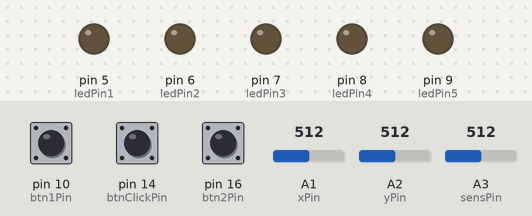
The sketch below on a simulated Arduino Leonardo, built with avr-gcc and run on an emulated ATmega32U4. Parts: output pins drawn as LEDs (lit = HIGH). The test bench sets the inputs (shaded band); at power-on: pin 10 (btn1Pin) HIGH, pin 16 (btn2Pin) HIGH, pin 14 (btnClickPin) LOW, A1 (xPin) = 512, A2 (yPin) = 512, A3 (sensPin) = 512. USB keyboard and mouse output is not drawn; what the sketch prints to the serial monitor is not drawn.

Above: at 2.2 s.
2.3 s: pin 10 (btn1Pin) pulled LOW for 0.15 s
At 2.8 s:
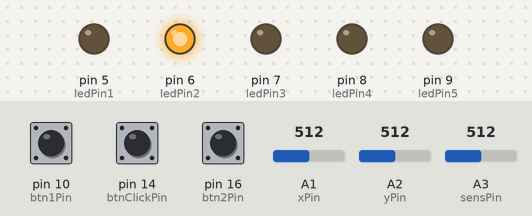
3.9 s: pin 16 (btn2Pin) pulled LOW for 0.15 s
At 5.2 s:
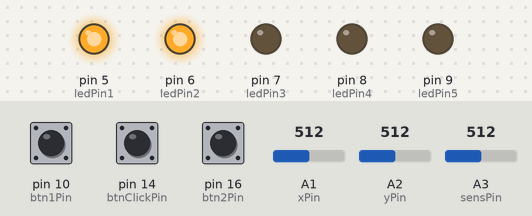
5.5 s: pin 10 (btn1Pin) pulled LOW for 1 s
At 6.5 s:
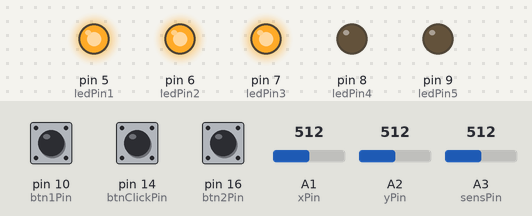
8.0 s: pin 16 (btn2Pin) pulled LOW for 1 s
At 8.8 s:
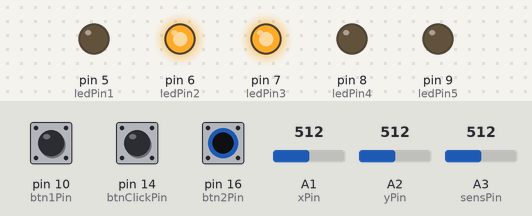
10.5 s: pin 10 (btn1Pin) pulled LOW for 0.15 s
At 11.5 s:
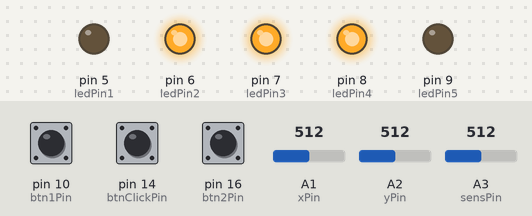
12.1 s: pin 16 (btn2Pin) pulled LOW for 0.15 s
At 13.5 s:
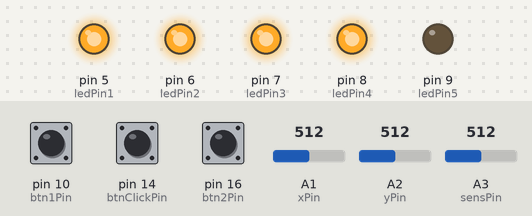
Timing chart, 0 to 14.8 s (numbered marks = the images above; inputs shaded):
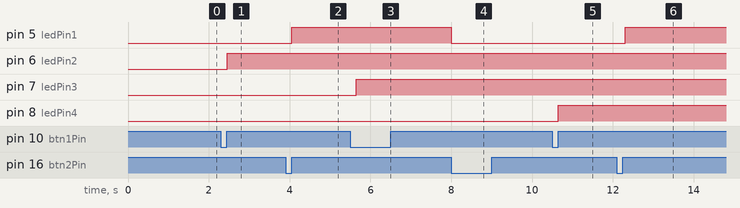

The sketch:

JoystickPrueba.ino
```cpp
//libreria utilizada
#include "Mouse.h"

//Joystick_Pin
int yPin = A2;
int xPin = A1;

//Switch click change
int btn1Pin = 10;
bool btn1Pressed = false;

//sensibility
int sensPin = A3;

//Switch on/off
int btn2Pin = 16;
bool btn2Pressed = false;

//Switch click
int btnClickPin = 14;


bool enableMouse = false;

//Joystick_Movement
int yZero, xZero;
int yValue, xValue;
int sensValue;
int yMov, xMov;
int mouseClick = 0;
int stateClick = 0;

//define el valor del smoothing
int smoothing = 1;

//Leds
int ledPin1 = 5;
int ledPin2 = 6;
int ledPin3 = 7;
int ledPin4 = 8;
int ledPin5 = 9;

void setup() {

  Serial.begin(9600);
  pinMode(xPin, INPUT);
  pinMode(yPin, INPUT);
  pinMode(btn1Pin, INPUT_PULLUP);
  pinMode(btn2Pin, INPUT_PULLUP);
  pinMode(sensPin, INPUT);
  //digitalWrite(btn1Pin, HIGH);
  delay(1000);
  yZero = analogRead(yPin);
  xZero = analogRead(xPin);
  xValue = 0;
  yValue = 0;

   //Definimos el estado de los Pines de los leds
   pinMode(ledPin1 , OUTPUT);
   pinMode(ledPin2 , OUTPUT);
   pinMode(ledPin3 , OUTPUT);
   pinMode(ledPin4 , OUTPUT);
   pinMode(ledPin5 , OUTPUT);

  //Apagamos todos los leds
  digitalWrite(ledPin1 , LOW);
  digitalWrite(ledPin2 , LOW);
  digitalWrite(ledPin3 , LOW);
  digitalWrite(ledPin4 , LOW);
  digitalWrite(ledPin5 , LOW);

  Mouse.begin();
}

void loop() {
  //movimiento del joystick
  if(enableMouse){
    digitalWrite(ledPin1 , HIGH);

    yValue = posValues(yValue, smoothing ,getValue(yPin, yZero));
    xValue = posValues(xValue, smoothing ,getValue(xPin, xZero));

    sensValue = getValue(sensPin, 0, 0, 1023, 250, 400);

    xMov=calcMov(xValue,-10,10,sensValue);
    yMov=calcMov(yValue,-10,10,sensValue);

    movMouse(-xMov,yMov);

  }
    doClick();

  if(checkClickBtn(digitalRead(btn2Pin), LOW) && !btn2Pressed){
      digitalWrite(ledPin1 , LOW);
      enableMouse = !enableMouse;
      Serial.println("Enable: " + String(enableMouse));
      btn2Pressed = true;
      delay(150);
  } else if (checkClickBtn(digitalRead(btn2Pin), HIGH) && btn2Pressed){
    btn2Pressed = false;
    delay(150);
  }

  if(checkClickBtn(digitalRead(btn1Pin), LOW) && !btn1Pressed){
    stateClick++;
    Serial.println("State is: " + String(stateClick));
    btn1Pressed = true;
    delay(150);
  } else if (checkClickBtn(digitalRead(btn1Pin), HIGH) && btn1Pressed){
    btn1Pressed = false;
    delay(150);
  }

}


//smoothing
int posValues(int value, int smoothing, int realValue){
  if(smoothing != 0){
     return (realValue - value) / smoothing;
    }
    return realValue;
  }


//tipos de clicks
void doClick(){
    /*
  Función para configurar los distintos tipos de clicks
  Inputs:
  - None
  Descripción:
  define el tipo de click que vas a utilizar a oprimir el boton del joystick, ya sea boton izquierdo, derecho, scroll up y scroll down
  Outputs:
  - None
  */
  switch(stateClick) {
    case 1://boton izquierdo
     Serial.println("state 1");
      digitalWrite(ledPin2 , HIGH);
      //click izq
        if(checkClickBtn(digitalRead(btnClickPin), LOW) && !Mouse.isPressed()){
          Mouse.press();
        }
        else if(!checkClickBtn(digitalRead(btnClickPin), LOW) && Mouse.isPressed()){
          Mouse.release();
          delay(150);
        }

      break;
    case 2://boton derecho
    Serial.println("state 2");
      digitalWrite(ledPin3 , HIGH);
    Serial.println(digitalRead(ledPin3));
      //click der
      if(checkClickBtn(digitalRead(btnClickPin), LOW) && !Mouse.isPressed(MOUSE_RIGHT)){
        Mouse.press(MOUSE_RIGHT);
      }
      else if(!checkClickBtn(digitalRead(btnClickPin), LOW) && Mouse.isPressed(MOUSE_RIGHT)){
        Mouse.release(MOUSE_RIGHT);
        delay(150);
      }

      break;
    case 3://scroll down
    Serial.println("state 3");
      digitalWrite(ledPin4 , HIGH);
      //scroll down
      if(checkClickBtn(digitalRead(btnClickPin), LOW)){
        Mouse.move(0,0,-40);
        delay(150);
      }

      break;
    case 4://scroll up
    Serial.println("state 4");
      digitalWrite(ledPin5 , HIGH);
      //scroll up
      if(checkClickBtn(digitalRead(btnClickPin), LOW)){
        Mouse.move(0,0,40);
        delay(150);
      }

      break;
    default:
    //apagaga los leds
      digitalWrite(ledPin2 , LOW);
      digitalWrite(ledPin3 , LOW);
      digitalWrite(ledPin4 , LOW);
      digitalWrite(ledPin5 , LOW);

      //desactivado
      stateClick = 0;
      break;
  }
}

boolean checkClickBtn(int btnValue, int activationValue){
  /*
   Función que revisa si se hace click
   Inputs:
   - btnValue[int]: se pasa el valor del pin del botón
   - activationBlue[int]: se pasa el valor de energía del botón
   */
  if(btnValue == activationValue ){
    return true;
  }
  return false;
}

int movMouse(int xMov,int yMov){
  /*
  Función para mover el cursor en pantalla
  Inputs:
  - xMov[int]: movimiento en x
  - yMov[int]: movimiento en y
  Descripción:
  Tomando los valores de movimiento en "x" e "y", y usando la función Mouse, se mueve el cursor.
  Outputs:
  - None
  */
  Mouse.move(xMov, yMov, 0);
 }

int calcMov(int value, int minLimit, int maxLimit, int sens){
    /*
  Función para calcular el movimiento del cursor
  Inputs:
  - Value[int]:Recibe el movimiento de x o y
  - minLimit[int]: Minimo movimiento del cursor
   maxLimit[int]: Maximo movimiento del cursor
  - sens[int]:sensibilidad del cursor
  Descripción:
  Tomando los valores de movimiento en "x" e "y", calcula el rango de movimiento, para que sea comodo para el usuario
  - None
  */
   if(value > maxLimit || value < minLimit){
      return value / sens;
    }
    return 0;
  }

int calcMov(int value, int minLimit, int maxLimit, int sens, int defaultMov){
  /*
   Función para calcular el movimiento del cursor con smoothing
   Inputs:
   - value[int]: recibe el movimiento de x o y
   - minLimit[int]: mínimo movimiento permitido del cursor
   - maxLimit[int]: máximo movimiento permitido del cursor
   - sens[int]: nivel de la sensibilidad
   - defaultMov[int]: movimiento estandar del cursor
   Outputs:
   - En caso de que value sea mayor que maxLimit o menor a minLimit, se devuelve el valor dividido la sensibilidad
   - En caso de que lo anterior no suceda, se retorna defaultMov
  */
   if(value > maxLimit || value < minLimit){
      return value / sens;
    }
    return defaultMov;
  }

int getValue(int pin, int zero){
  /*
   Función para calcular la posición del cursor en pantalla
   Inputs:
   - pin[int]: valor del eje x o y
   - zero[int]: valor zero del eje x o y
   Outputs: se retorna el valor del pin, restado por zero
   */
  return analogRead(pin) - zero;
}

int getValue(int pin, int zero, int initMin, int initMax, int mapMin, int mapMax){
  /*
   Función para calcular el nivel de sensibilidad
   Inputs:
   - pin[int]: valor del pin del potenciometro
   - zero[int]: valor zero del potenciometro
   - initMin[int]: valor mínimo inicial
   - initMax[int]: valor máximo inicial
   - mapMin[int]: valor mínimo de la sensibilidad
   - mapMax[int]; valor máximo de la sensibilidad
   Outputs:
   - Se retorna el nivel de la sensiblidad
   */
  return map(analogRead(pin), initMin, initMax, mapMin, mapMax) - zero;
}
```

Measured:
- after the input at 2.3 s, pin 6 (ledPin2): LOW → HIGH after 0.15 s
- after the input at 3.9 s, pin 5 (ledPin1): LOW → HIGH after 0.15 s
- after the input at 5.5 s, pin 7 (ledPin3): LOW → HIGH after 0.15 s
- after the input at 8.0 s, pin 5 (ledPin1): HIGH → LOW at once
- after the input at 10.5 s, pin 8 (ledPin4): LOW → HIGH after 0.15 s
- after the input at 12.1 s, pin 5 (ledPin1): LOW → HIGH after 0.20 s
